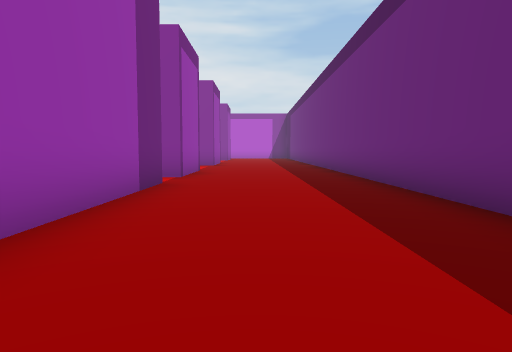
View 1 (above)

24 first-person views from a walk through a Unity game level. The camera is 1.2 m above the floor, tilts 4° down and sees 70° across. The floor is counted in squares, 2 m on a side. Each view is taken from the middle of a square. On the plan, view 1 faces up. The plan holds only what a view shows up to about 10 squares ahead; the rest is blank. The place goes on beyond the plan. The player character is not drawn.

View 2
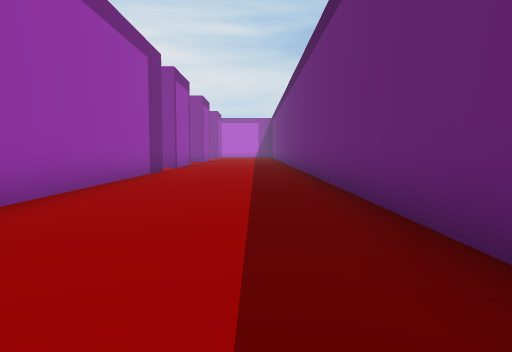

View 3
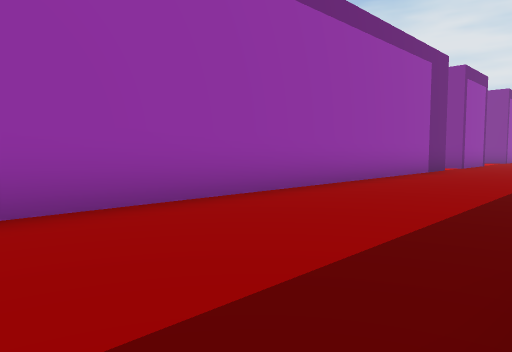

View 4
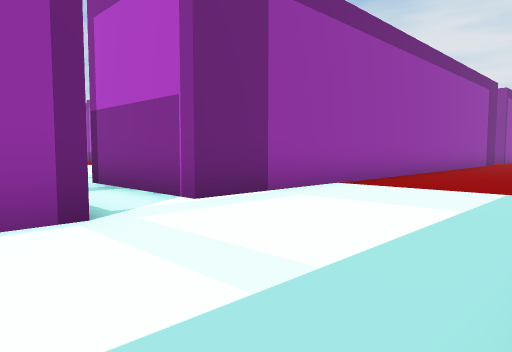

View 5
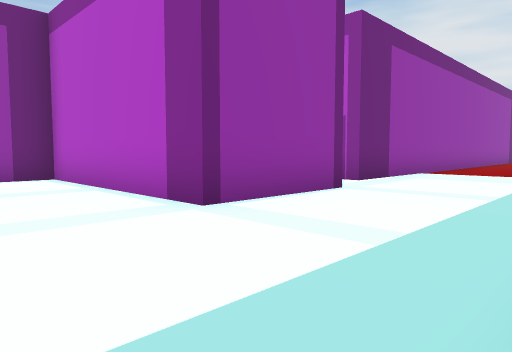

View 6
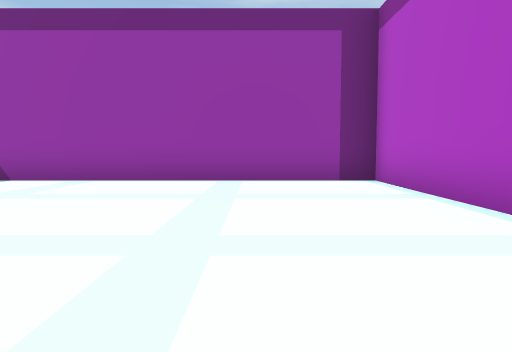

View 7
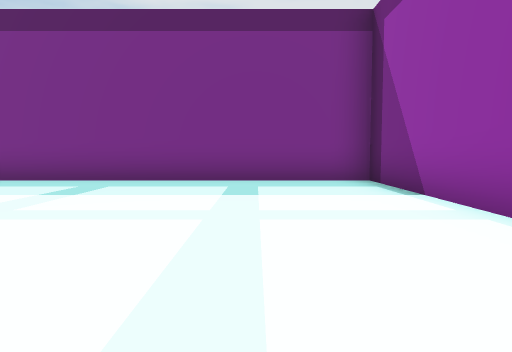

View 8
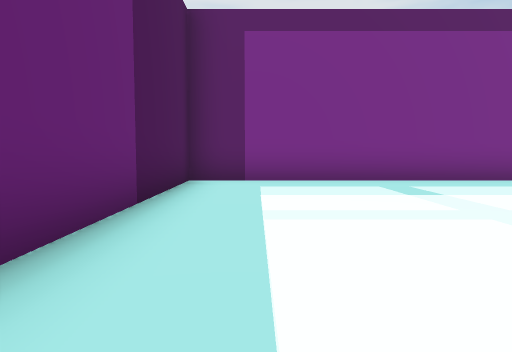

View 9
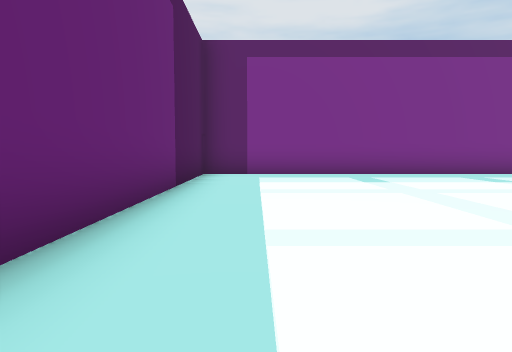

View 10
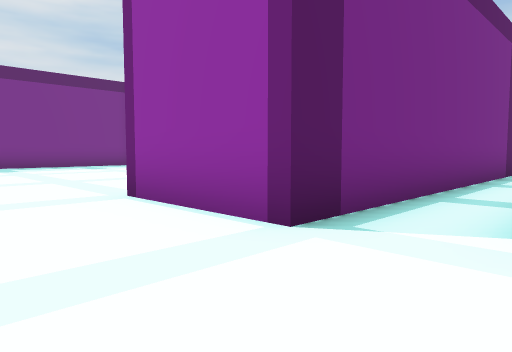

View 11
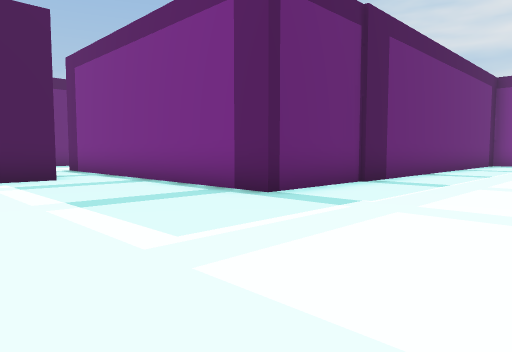

View 12
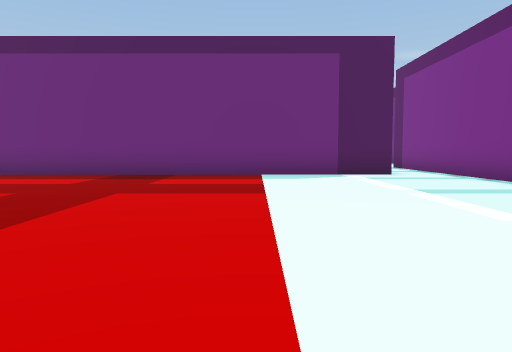

View 13
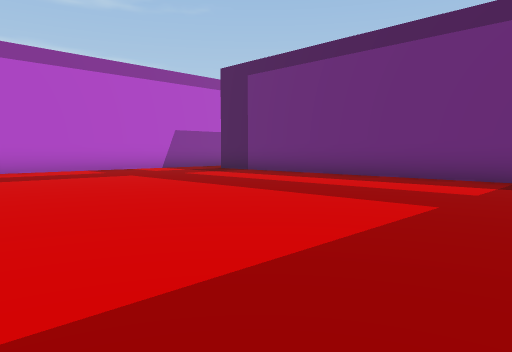

View 14
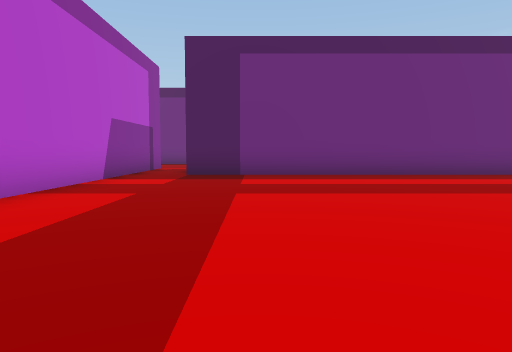

View 15
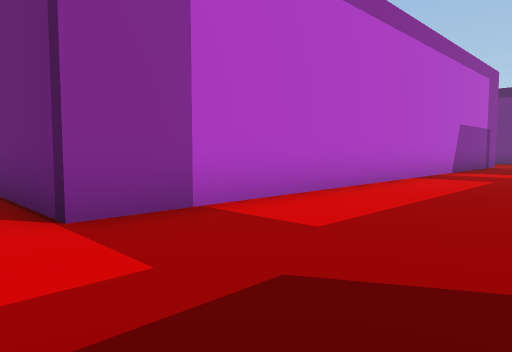

View 16
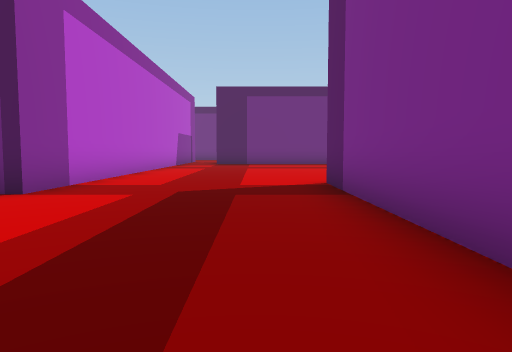

View 17
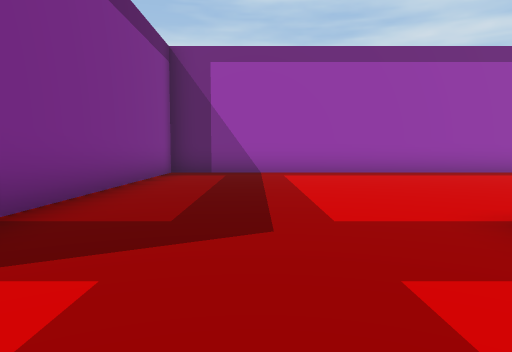

View 18
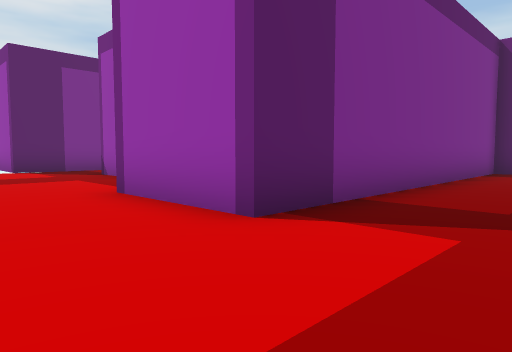

View 19
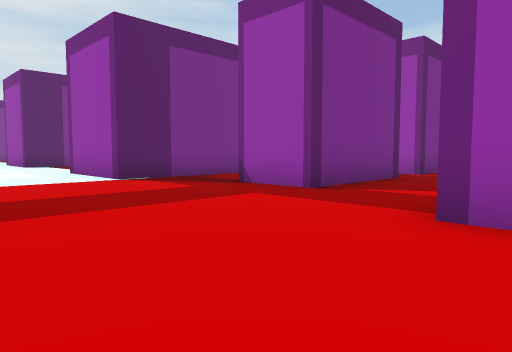

View 20
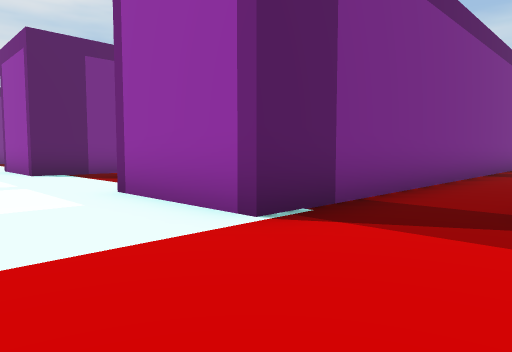

View 21
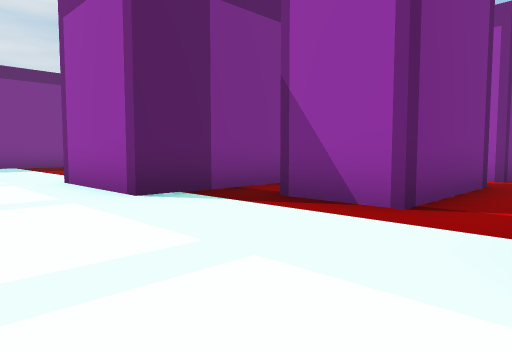

View 22
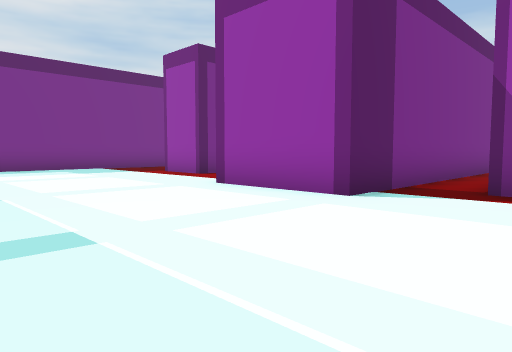

View 23
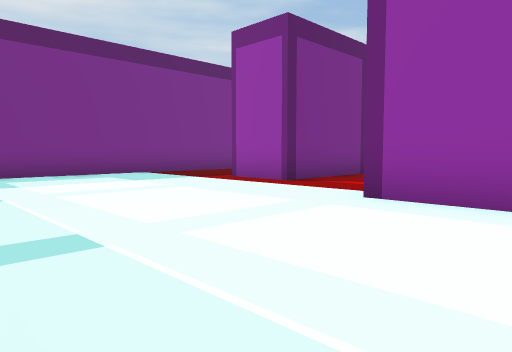

View 24
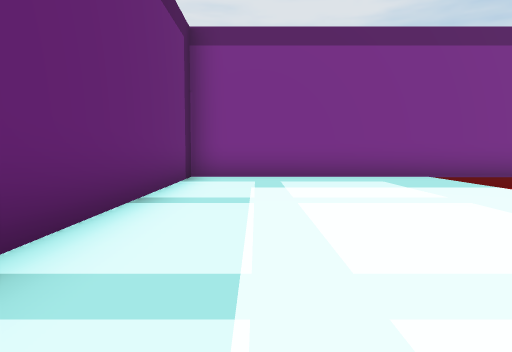

### Floor plan
Points are (right, up) in squares from view 1. A wall is a line through its corners. A room is listed if a view was taken in it or the views show most of it. See-through windows are left out.
Room 1 (views 1, 2, 3, 4, 5, 6, 7, 8, 9, 10)
walls: (-1.2, -9.8) (-1.2, -12.6) (-6.3, -12.6) (-6.3, -22.3) (2.3, -22.3) (2.3, -14.9); (2.3, -2.1) (2.3, 10); (-1.7, 6.8) (-1.7, -8.3); (-1.7, 10.1) (-1.7, 8.2)
ways out: opening at (-2, -9) to room 2; opening at (-2, 7.5) to room 2
Room 2 (views 11, 12, 13, 14, 15, 16, 17, 18, 19, 20, 21, 22, 23, 24)
walls: (-24, -5.3) (-14.3, -5.3) (-14.3, -8.1); (-21.5, -1.5) (-20.2, -1.5) (-20.2, -2.1); (-19, -1.5) (-15.7, -1.5) (-15.7, -3.2); (-20.9, -9.6) (-20.1, -9.6); (-19, -9.6) (-15.7, -9.6) (-15.7, -11.4); (-21.5, -12.5) (-14.3, -12.5) (-14.3, -15.4); (-19, -17.8) (-15.7, -17.8) (-15.7, -19.6); (-22.9, 10.5) (-22.9, 3.7) (-14.3, 3.7) (-14.3, 0.9); (-16.9, -22.3) (-9.5, -22.3) (-9.5, -9.8) (-1.2, -9.8); (-1.7, -8.3) (-5, -8.3) (-5, 6.8); (-4, 8.2) (-16, 8.2) (-16, 10.5); (-1.7, 8.2) (-2.1, 8.2)
ways out: opening at (-2, -9) to room 1; opening at (-2, 7.5) to room 1

Where each view was taken, in squares from view 1:
view 1: 0 up, 0 right, facing up
view 2: 4 down, 1 right, facing up
view 3: 5 down, 2 right, facing up-left
view 4: 11 down, 2 right, facing up-left
view 5: 15 down, 2 right, facing up-left
view 6: 15 down, 1 right, facing left
view 7: 15 down, 4 left, facing down
view 8: 15 down, 1 right, facing down
view 9: 13 down, 1 right, facing down
view 10: 8 down, 1 right, facing down-left
view 11: 6 down, 13 left, facing down-right
view 12: 5 down, 14 left, facing right
view 13: 3 down, 13 left, facing up-right
view 14: 5 up, 14 left, facing right
view 15: 5 up, 17 left, facing up-right
view 16: 5 up, 21 left, facing right
view 17: 6 up, 13 left, facing left
view 18: 6 up, 12 left, facing down-left
view 19: 2 up, 11 left, facing down-left
view 20: 3 down, 12 left, facing down-left
view 21: 8 down, 12 left, facing down-left
view 22: 10 down, 10 left, facing down-left
view 23: 13 down, 10 left, facing down-left
view 24: 14 down, 11 left, facing down
